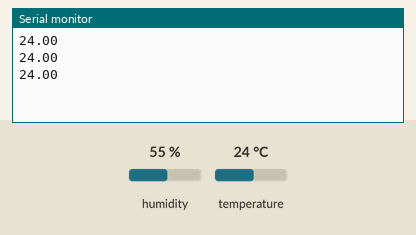
This sketch was run on a simulated Arduino Uno, built with avr-gcc and run on an emulated ATmega328P. On the bench: the last lines printed to the serial monitor. Wiring (inferred from the names in the program): DHT11 sensor: data pin 3. The inputs (shaded band) are chosen by the test bench; at power-on: temperature 24 °C, humidity 55 %.

Above: at 1.5 s.
1.6 s: temperature set to 12 °C
At 2.5 s:
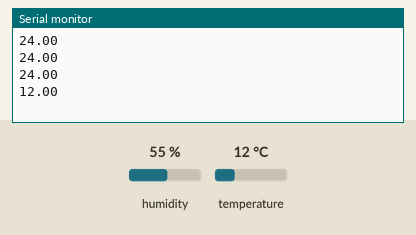
3.1 s: temperature set to 19 °C
At 3.7 s:
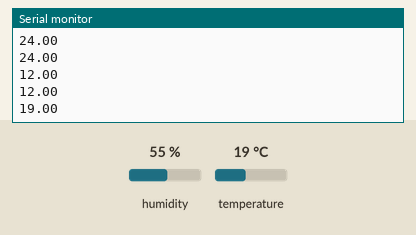
Timing chart, 0 to 6.1 s (numbered marks = the images above; inputs shaded):
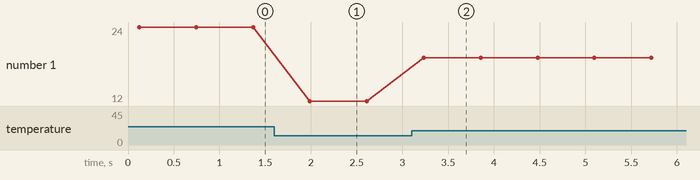

Measured:
- after the input at 1.6 s, the serial monitor: prints a new line after 0.39 s (image 1)
- after the input at 3.1 s, the serial monitor: prints a new line after 0.13 s (image 2)
- plotted number 1: 24 → 12 after the input at 1.6 s, 12 → 19 after the input at 3.1 s

The sketch:

emetteur.ino
```cpp
#define DHT11 3 //Broche capteur

void setup() {
  Serial.begin(9600); // Vitesse de communication
  pinMode(DHT11, OUTPUT);  // Broche du capteur en entrée
}

void loop() {
  float temperature, humidity;
  unsigned long start_time = 18;
  unsigned long time_out = 1000;

  switch (readDHT11(DHT11, &temperature, &humidity, start_time, time_out)) {
  case 0: // Affichage
    //Serial.print(F("Humidite (%): "));
    //Serial.println(humidity, 2);
    //Serial.print(F("Temperature (^C): "));
    Serial.println(temperature, 2);
    break;

  case 1: // Le capteur ne se réveil pas
    Serial.println(F("Pas de reponse !"));
    break;

  case 2: // La trame reçu n'est pas correct
    Serial.println(F("Pb de communication !"));
    break;
  }

  delay(500); // Une mesure par seconde

}

byte readDHT11(byte pin, float* temperature, float* humidity, unsigned long start_time, unsigned long timeout) {
  unsigned long time_begin, time_end;
  byte data[5]; // Trame
  data[0] = data[1] = data[2] = data[2] = data[4] = 0; // Initialisation

  digitalWrite(DHT11, HIGH);  // PULLUP
  delay(100);

  pinMode(DHT11, OUTPUT);
  digitalWrite(DHT11, LOW); // Réveil du capteur
  delay(start_time); // Temps d'attente pour réveiller le capteur (18ms minimum)

    digitalWrite(DHT11, HIGH);  // Passage en écoute
  delayMicroseconds(40);
  pinMode(DHT11, INPUT);

  time_begin = millis();  // Stockage du temps
  while(!(digitalRead(DHT11))) {   // Attente d'un état LOW
  time_end = millis() - time_begin;  // Calcul durée d'attente
      if (time_end > 1000) {   // Pas de réponse du capteur après 1000ms
        return 1;
      }
  }

  time_begin = millis(); // Stockage du temps
  while(digitalRead(DHT11)) { // Attente d'un état HIGH
      time_end = millis() - time_begin; // Calcul durée d'attente
      if (time_end > 1000) {  // Pas de réponse du capteur après 1000ms
        return 1;
      }
  }


  for (byte i = 0; i < 40; ++i) {  // Lecture des données du capteur (40 bits)

    time_begin = millis();  // Stockage du temps
    while(!(digitalRead(DHT11))) {   // Attente d'un état LOW
      time_end = millis() - time_begin;  // Calcul durée d'attente
      if (time_end > 1000) {   // Pas de réponse du capteur après 1000ms
        return 1;
      }
    }

   time_begin = micros();  // Stockage du temps de début
    while(digitalRead(DHT11));  // Attente de fin de réception du bit
    time_end = micros();  // Stockage du temps de fin

    data[i / 8] <<= 1;    // Décallage d'un bit
    if ((time_end - time_begin) > 45) {   // Calcul de la durée (si supérieur à 45us, bit = 1, par défaut bit = 0)
      data[i / 8] |= 1;    // Mise à 1 du bit
    }
  }

  byte checksum = (data[0] + data[1] + data[2] + data[3]) & 0xff;  // Calcul du checksum
  if (data[4] != checksum){
    return 2;  // Erreur du checksum
  }
  else{  // Pas d'erreur
    *humidity = data[0];  // Stockage de l'humidité
    *temperature = data[2];  // Stockage de la temperature
    return 0;
  }
}
```
